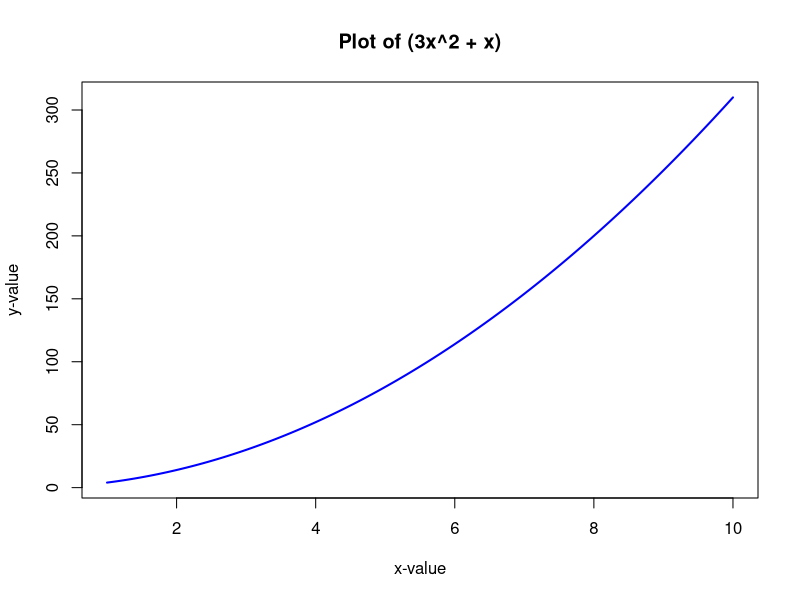
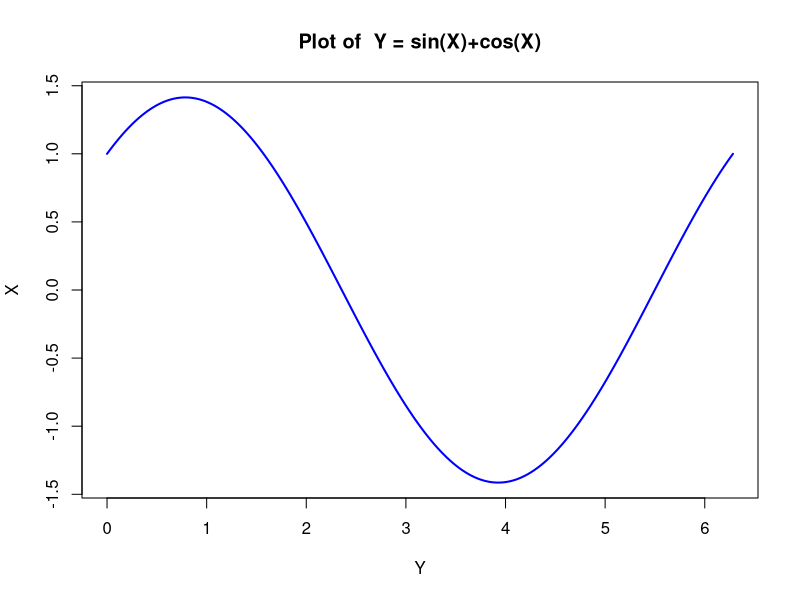

These figures' R source, in order:
## ---- chunk 1
#| label: R is a calculator

2 + 8
13 * 10
## ---- chunk 2
#| label: calculations part 2
 
x <- 3
y <- 7
x + y
y^x
## ---- chunk 3
#| label: calculations part 3

x <- c(1, 2, 3)
y <- c(4, 5, 6)

x + y
x/y
## ---- chunk 4
#| label: create a matrix

m <- matrix(
  c(1, 2, 3, 4, 5, 6, 7, 8, 9),
  nrow = 3,
  ncol = 3
)
print(m)
## ---- chunk 5
#| label: print hello world again

hello <- "Hello World!"
print(hello)
## ---- chunk 6
curve(expr = 3*x^2 + x, 
      from=1, to=10, 
      n=300, 
      xlab="x-value", ylab="y-value", 
      col="blue", 
      lwd=2, 
      main="Plot of (3x^2 + x)")
## ---- chunk 7
#| label: sin x plus cos x

sin_plus_cos <- function(x){
  y <- sin(x) + cos(x)
  return(y)
}
## ---- chunk 8
#| label: call a function
sin_plus_cos(pi)
## ---- chunk 9
#| label: call a function
angle <- pi/2
sin_plus_cos(angle)
## ---- chunk 10
#| label: call a function of a variable
sin_plus_cos(y)
## ---- chunk 11
#| label: plotting our custom function
curve(sin_plus_cos, 
      from=0, to=2*pi, 
      n=200, 
      xlab="Y", ylab="X", 
      col="blue",
      lwd=2, 
      main="Plot of  Y = sin(X)+cos(X)")
